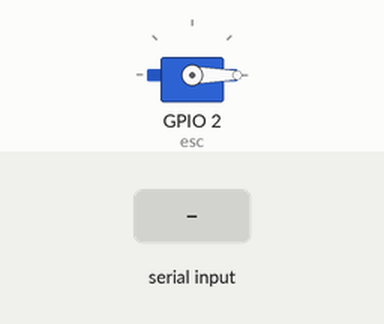
This sketch was run on a simulated ESP32. Parts: servo. The inputs (shaded band) are chosen by the test bench. What the sketch prints to the serial monitor is not drawn.

Above: at 7.2 s.
7.3 s: "90,45\n" received over Serial
At 8.2 s:
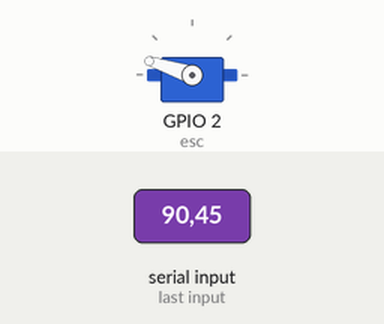
8.8 s: "30,150\n" received over Serial
At 9.3 s:
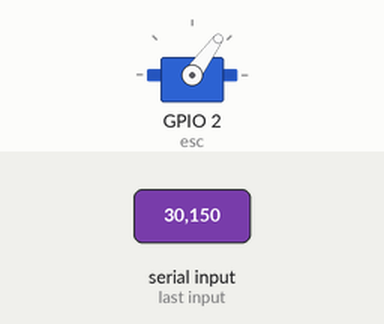
10.3 s: "90\n" received over Serial
At 11.5 s:
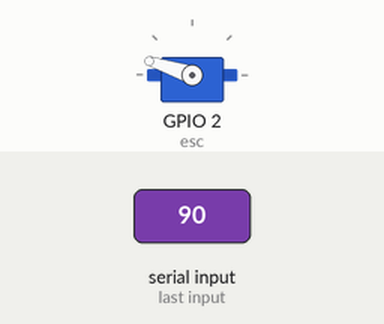
11.8 s: "200\n" received over Serial
At 12.8 s:
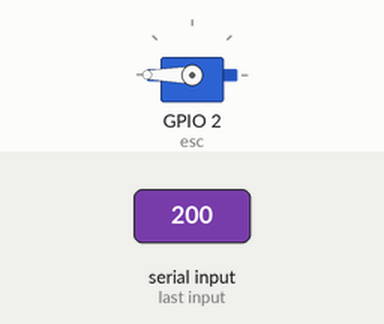
Timing chart, 0 to 14.3 s (numbered marks = the images above; inputs shaded):
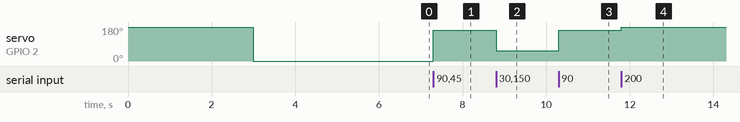

The sketch:

brushless.ino
```cpp
#include <ESP32Servo.h>   // Make sure to install the library: ESP32Servo by Kevin Harrington

Servo esc;

void setup() {
  Serial.begin(115200);

  // Attach ESC signal to GPIO 2 with min/max pulse width (1000–2000 µs)
  esc.attach(2, 1000, 2000);

  Serial.println("Starting ESC Calibration & Arming...");

  // Step 1: Send maximum throttle (required by many ESCs for calibration)
  Serial.println("Sending MAX throttle (2000 µs)...");
  esc.writeMicroseconds(2000);
  delay(3000); // Wait 3 seconds

  // Step 2: Send minimum throttle to complete calibration
  Serial.println("Sending MIN throttle (1000 µs)...");
  esc.writeMicroseconds(1000);
  delay(3000); // Wait for ESC to arm

  Serial.println("ESC is ready! Send a value between 0–100 (throttle percentage).");
}

void loop() {
  if (Serial.available()) {

    // Read input from Serial as throttle percentage
    String input = Serial.readStringUntil('\n');
    int throttlePercent = input.toInt();

    // Clamp percentage between 0 and 100
    if (throttlePercent < 0) throttlePercent = 0;
    if (throttlePercent > 100) throttlePercent = 100;

    // Convert percentage (0–100%) to pulse width (1000–2000 µs)
    int pulseWidth = map(throttlePercent, 0, 100, 1000, 2000);

    // Send throttle pulse to ESC
    esc.writeMicroseconds(pulseWidth);

    Serial.print("Throttle set to: ");
    Serial.println(throttlePercent);
  }
}
```

Measured:
- after the input at 7.3 s, servo on GPIO 2 (esc): 0° → 162° at once
- after the input at 8.8 s, servo on GPIO 2 (esc): 162° → 54° at once
- after the input at 10.3 s, servo on GPIO 2 (esc): 54° → 162° at once
- after the input at 11.8 s, servo on GPIO 2 (esc): 162° → 180° at once
